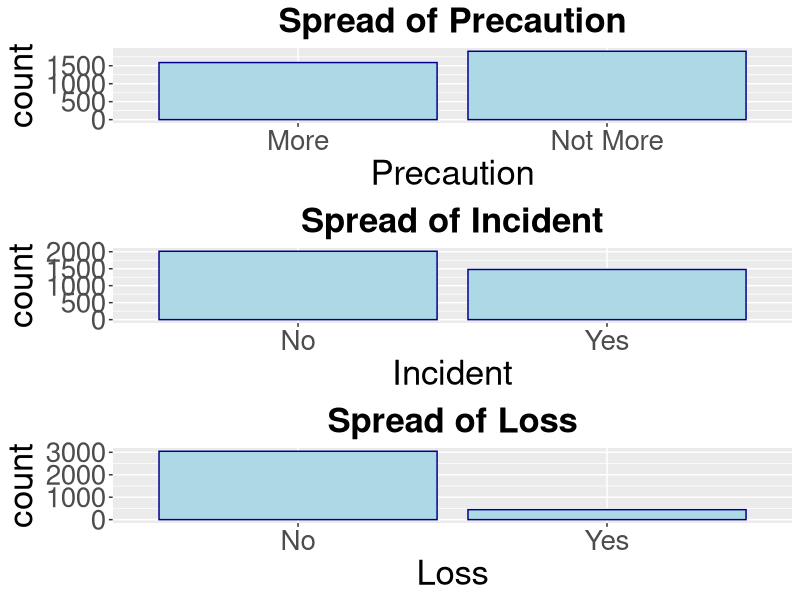

The R script that drew this image:
## ---- chunk 1
library(tidyverse)
library(broom)
library(lme4)
library(ggpubr)
library(DiagrammeR)
library(arm)
## ---- chunk 2
data <- read_csv("dataset.csv")
data.1 <- dplyr::select(data, -1)
## ---- chunk 3

ggarrange(
ggplot(data.1, aes(x=Precaution ))+
  geom_bar(color="darkblue", fill="lightblue", bins = 60) +
  ggtitle("Spread of Precaution")+ theme(axis.text=element_text(size=20),
  axis.title=element_text(size=25),plot.title= element_text(size = 25, hjust = 0.5,
  face = "bold"),axis.text.x = element_text(angle = 0)),

ggplot(data.1, aes(x=Incident ))+
  geom_bar(color="darkblue", fill="lightblue", bins = 60) +
  ggtitle("Spread of Incident")+ theme(axis.text=element_text(size=20),
  axis.title=element_text(size=25),plot.title= element_text(size = 25, hjust = 0.5,
  face = "bold"),axis.text.x = element_text(angle = 0)),

ggplot(data.1, aes(x=Loss ))+
  geom_bar(color="darkblue", fill="lightblue", bins = 60) +
  ggtitle("Spread of Loss")+ theme(axis.text=element_text(size=20),
  axis.title=element_text(size=25),plot.title= element_text(size = 25, hjust = 0.5,
  face = "bold"),axis.text.x = element_text(angle = 0)),
 ncol=1, nrow=3)

## ---- chunk 4
head(data.1[1:4])
head(data.1[5:10])
head(data.1[11:15])
head(data.1[16:17])
## ---- chunk 5
DiagrammeR::grViz("digraph flowchart {
      # node definitions with substituted label text
      node [fontname = Helvetica, shape = rectangle, fontsize = 15]        
      tab1 [label = '@@1']
      tab2 [label = '@@2']
      tab3 [label = '@@3']
      tab4 [label = '@@4']
      tab5 [label = '@@5']

      # edge definitions with the node IDs
      tab1 -> tab2 -> tab3 -> tab4 -> tab5;
      }
      [1]: 'Extract and read the dataframe'
      [2]: 'Filter data out in different categories \\n along with unique observation ID'
      [3]: 'Translate the values'
      [4]: 'Group the related categories into one category'
      [5]: 'Merge all the different categories \\n into 1 dataframe using the observation ID'
      ")
## ---- chunk 6
grViz("digraph flowchart {
      # node definitions with substituted label text
      node [fontname = Helvetica, shape = rectangle, fontsize = 15]      
      tab1 [label = '@@1']
      tab2 [label = '@@2']
      tab3 [label = '@@3']
      tab4 [label = '@@4']
      tab5 [label = '@@5']
      tab6 [label = '@@6']
      tab7 [label = '@@7']
      tab8 [label = '@@8']
      tab9 [label = '@@9']

      # edge definitions with the node IDs
      tab1 -> tab2;
      tab2 -> tab3;
      tab3 -> tab4 
      tab3 -> tab5
      tab4 -> tab6
      tab5 -> tab7
      tab6 -> tab8
      tab7 -> tab9
      }

      [1]: 'S1: Complex Model'
      [2]: 'S2: Less Complex Model'
      [3]: 'S3: Conduct the LIKELIHOOD RATIO TEST \\n between Complex vs Less complex model'
      [4]: 'S4: p-Val < 0.05'
      [5]: 'S4: p-Val > 0.05'
      [6]: 'S5: \\n Discard the less complex model'
      [7]: 'S5: \\n Discard the complex model'
      [8]: 'S6: \\n Repeat from S1 with a \\n different variable in S2 model'
      [9]: 'S6: \\n Replace complex model with less \\n complex model and repeat S1'
      ")
